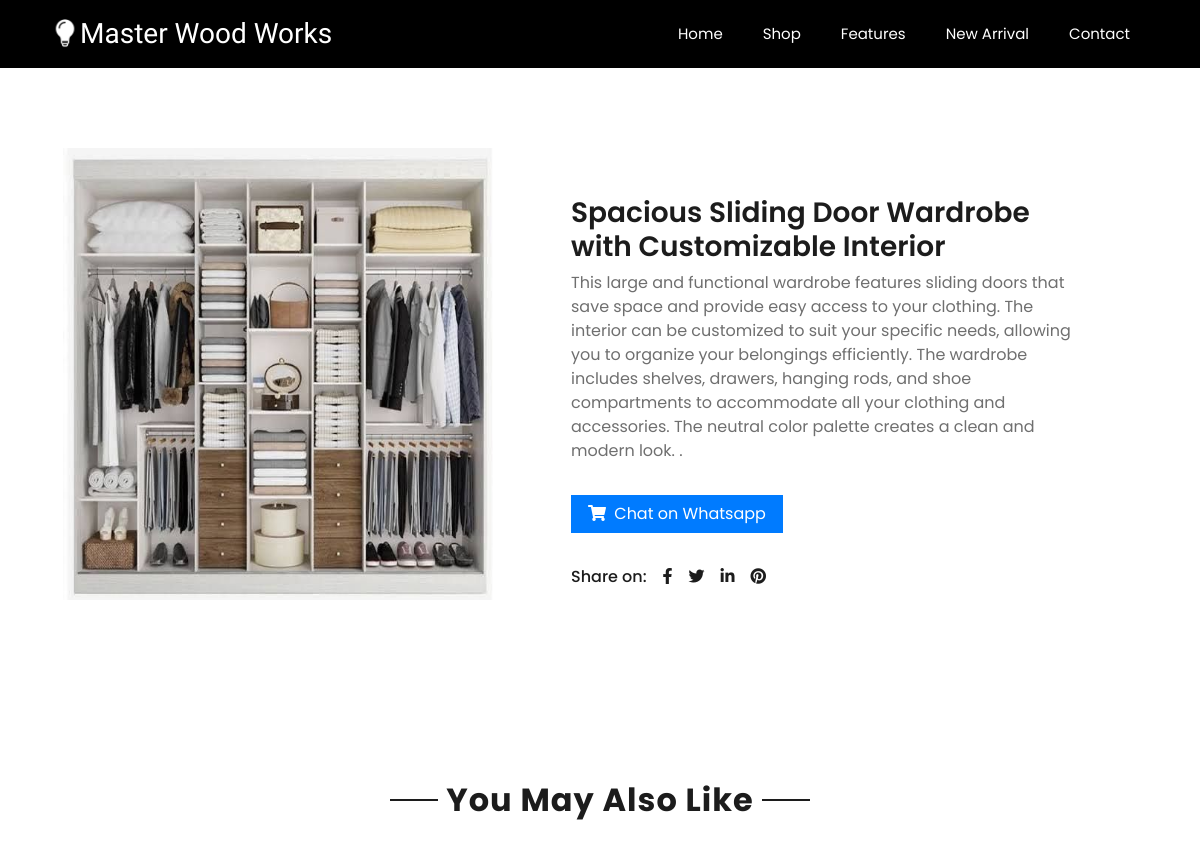
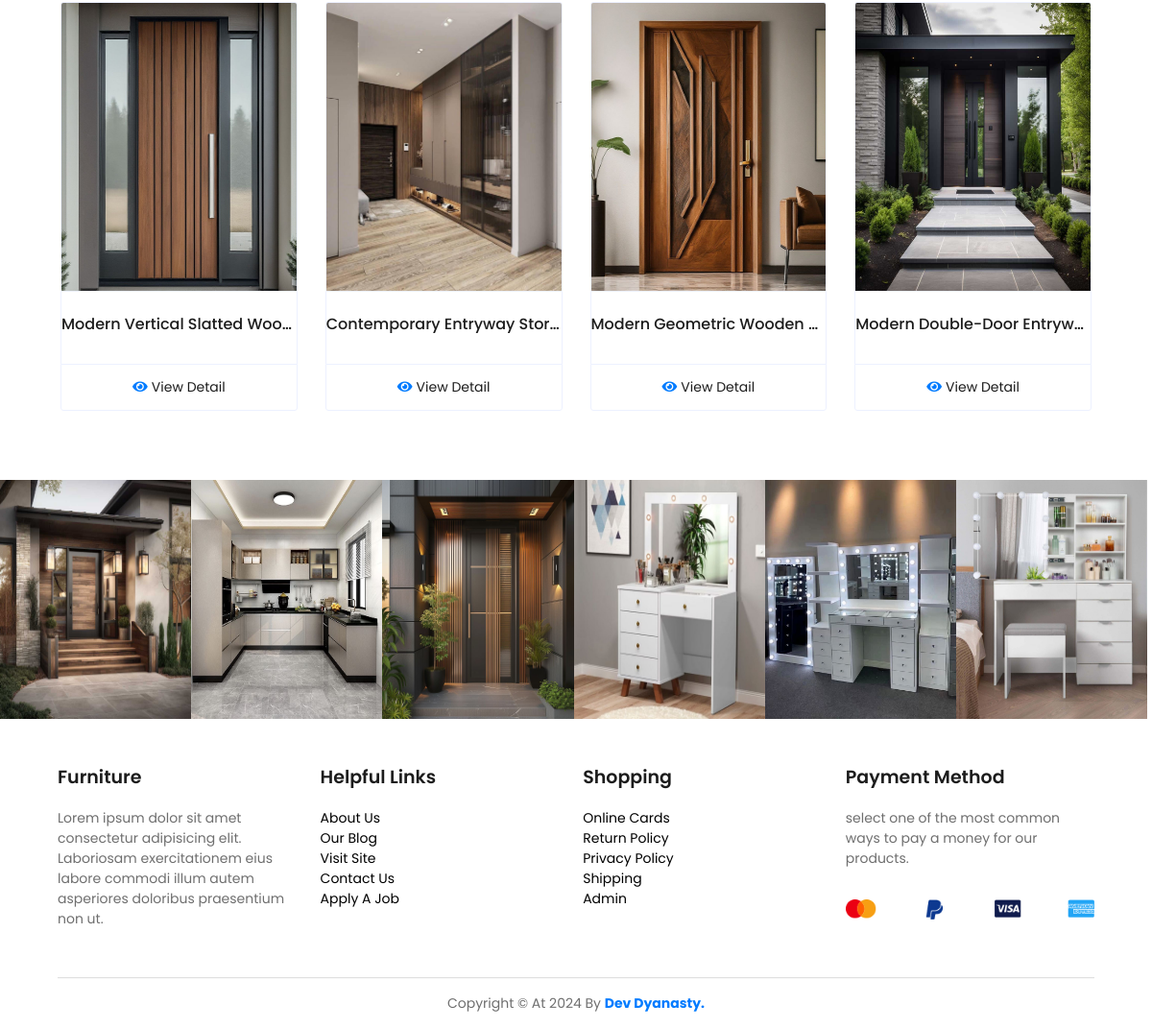
The page /detail.php?product_id=77 on the database its author committed (2 pictures, top to bottom).
### tables this page shows
CREATE TABLE `product` (
  `id` int(11) NOT NULL,
  `p_name` varchar(255) DEFAULT NULL,
  `p_img` varchar(255) DEFAULT NULL,
  `p_category` varchar(255) DEFAULT NULL,
  `p_description` longtext DEFAULT NULL
);

### detail.php (the view, shortened to what this page needs)
<?php
include 'connect.php';
if (isset($_GET['product_id'])) {
    $product_id = $_GET['product_id'];
    $sql = "SELECT * FROM product WHERE id = '$product_id'";
    $result = mysqli_query($connection, $sql);
    $row = mysqli_fetch_assoc($result);
include 'header.php';
?>
<link rel="stylesheet" href="detail.css">
<link href="https://cdnjs.cloudflare.com/ajax/libs/font-awesome/5.10.0/css/all.min.css" rel="stylesheet" />
<link rel="stylesheet" href="https://cdnjs.cloudflare.com/ajax/libs/OwlCarousel2/2.3.4/assets/owl.carousel.css" />
<link rel="stylesheet" href="https://cdnjs.cloudflare.com/ajax/libs/OwlCarousel2/2.3.4/assets/owl.theme.default.css" />
<div class="container-fluid py-5" style="margin-top: 100px">
    <div class="row px-xl-5">
        <div class="col-lg-5 pb-5" style="max-height: 500px">
            <img class="w-100 h-100" src="product_img/<?php echo $row['p_img'] ?>" alt="Image" />
        </div>
        <div class="col-lg-7 pb-5 d-flex justify-content-center align-items-center">
            <div class="container-fluid p-5">
            <h3 class="font-weight-semi-bold"><?php echo $row['p_name'] ?> </h3>
            <p class="mb-4"><?php echo $row['p_description'] ?> .</p>
            <div class="d-flex align-items-center mb-4 pt-2">
                <a href=" https://wa.me/+923152027265" class="btn btn-primary px-3"><i class="fa fa-shopping-cart mr-1"></i> Chat on Whatsapp</a>
            </div>
            <div class="d-flex pt-2">
                <p class="text-dark font-weight-medium mb-0 mr-2">Share on:</p>
                <div class="d-inline-flex">
                    <a class="text-dark px-2" href="">
                        <i class="fab fa-facebook-f"></i>
                    </a>
                    <a class="text-dark px-2" href="">
                        <i class="fab fa-twitter"></i>
                    </a>
                    <a class="text-dark px-2" href="">
                        <i class="fab fa-linkedin-in"></i>
                    </a>
                    <a class="text-dark px-2" href="">
                        <i class="fab fa-pinterest"></i>
                    </a>
                </div>
            </div>
            </div>
        </div>
    </div>
</div>
<div class="container-fluid py-5">
    <div class="text-center mb-4">
        <h2 class="section-title px-5"><span class="px-2">You May Also Like</span></h2>
    </div>
    <div class="row px-xl-5">
        <div class="col">
            <div class="owl-carousel related-carousel">
                <?php
                $sql = "SELECT * FROM product ORDER BY RAND() LIMIT 8";
                $result = mysqli_query($connection, $sql);
                foreach($result as $row){
                ?>
                <div class="card product-item border-0">
                    <div class="card-header product-img position-relative overflow-hidden bg-transparent border p-0">
                        <img class="img-fluid w-100" style="height: 300px" src="product_img/<?php echo $row['p_img'] ?>" alt="" />
                    </div>
                    <div class="card-body border-left border-right text-center p-0 pt-4 pb-3">
                        <h6 class="text-truncate mb-3"><?php echo $row['p_name'] ?></h6>
                    </div>
                    <div class="card-footer d-flex justify-content-center bg-light border">
                        <a href="detail.php?product_id=<?php echo $row['id'] ?>" class="btn btn-sm text-dark p-0"><i class="fas fa-eye text-primary mr-1"></i>View Detail</a>
                    </div>
                </div>
                <?php
                }
                ?>
            </div>
        </div>
    </div>
</div>
<?php
include 'footer.php';
?>
<?php
}
?>

### main.css (style rules this page uses)
* { padding: 0px; margin: 0px; list-style: none; box-sizing: border-box; font-family: "Poppins", sans-serif; scroll-behavior: smooth; }
:root { --main-color: #007bff; }
html { scroll-behavior: smooth; }

### rows shown on the page
product: p_img (picture), p_name "Spacious Sliding Door Wardrobe with Customizable Interior", p_description "This large and functional wardrobe features sliding doors that save space and provide easy access to your clothing. The interior can be customized to suit your specific needs, allowing you to organize your belongings efficiently. The wardrobe includes shelves, drawers, hanging rods, and shoe compartments to accommodate all your clothing and accessories. The neutral color palette creates a clean and modern look."
product: p_img (picture), p_name "Modern Vertical Slatted Woo…"
product: p_img (picture), p_name "Contemporary Entryway Stor…"
product: p_img (picture), p_name "Modern Geometric Wooden…"
product: p_img (picture), p_name "Modern Double-Door Entryw…"
